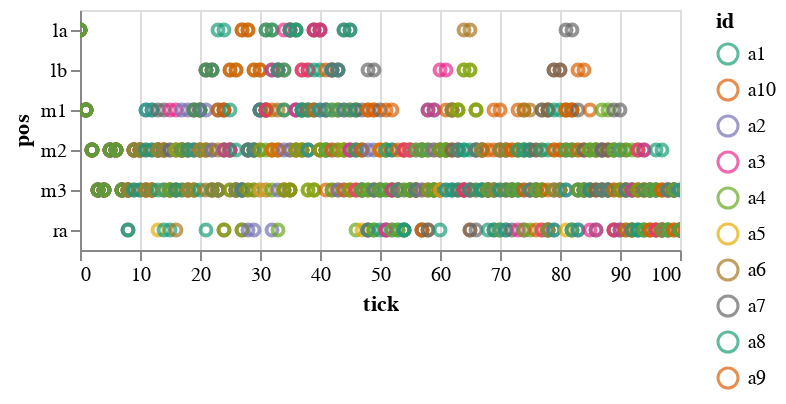

The code cell stored with this chart in its notebook:
### Code cell
analysis.plot_agent_locations(agents)

### Figure 1 — Vega-Lite specification as saved in the notebook (floating-point values rounded to 4 significant figures; data arrays with more than 128 entries replaced by an {"elided": "..."} marker saying what was removed)
{"config": {"view": {"continuousWidth": 300, "continuousHeight": 300}}, "data": {"name": "data-12b97f19eba7bd9c655c8193cb6f6145"}, "mark": {"type": "point"}, "encoding": {"color": {"field": "id", "scale": {"scheme": "dark2"}, "type": "ordinal"}, "x": {"field": "tick", "type": "quantitative"}, "y": {"field": "pos", "type": "nominal"}}, "params": [{"name": "param_2", "select": {"type": "interval", "encodings": ["x", "y"]}, "bind": "scales"}], "$schema": "https://vega.github.io/schema/vega-lite/v5.8.0.json", "datasets": {"data-12b97f19eba7bd9c655c8193cb6f6145": {"elided": "1010 records"}}}
